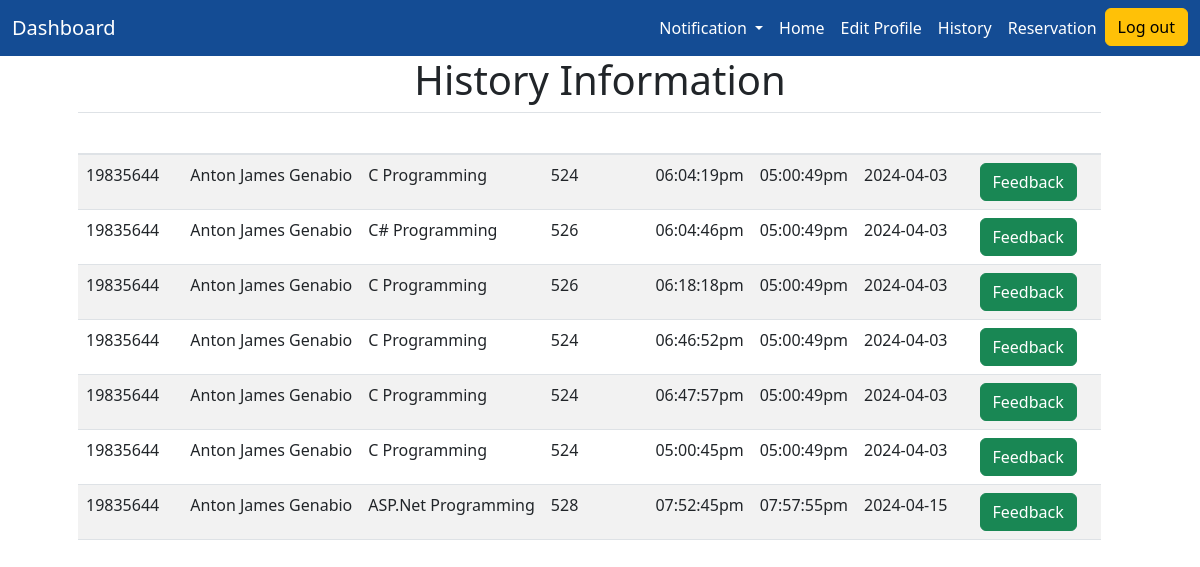
Before: /View/Student/history.php (signed in) with the older database file.
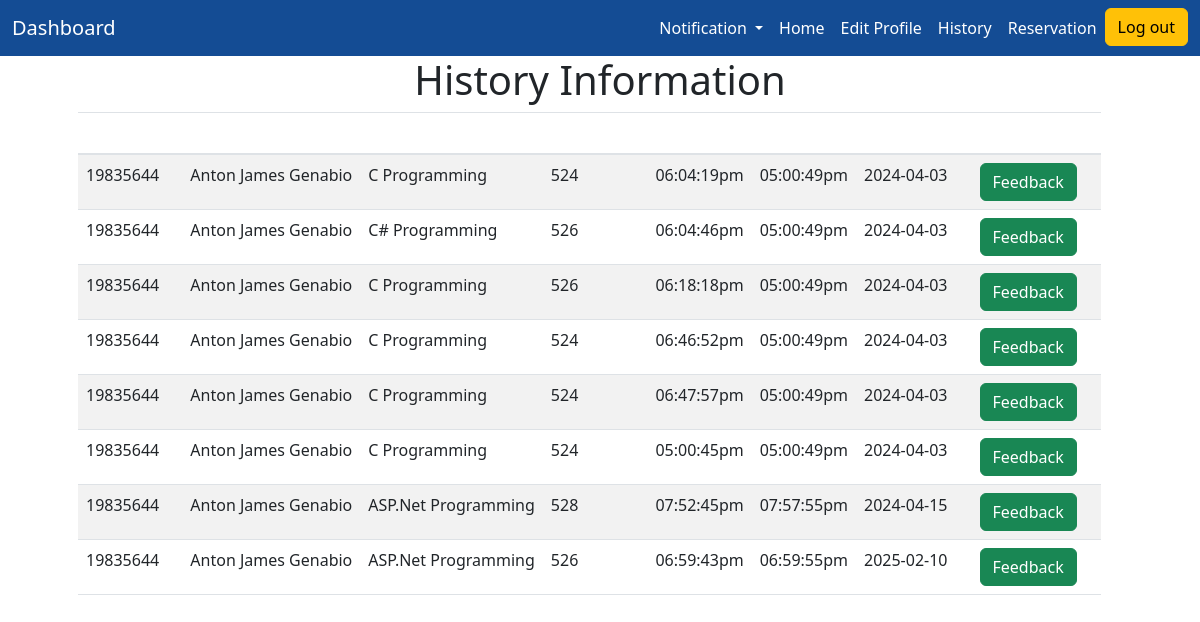
After: the same page with the newer database file.
### tables this page shows
CREATE TABLE `student_sit_in` (
  `sit_id` int(11) NOT NULL,
  `id_number` int(11) NOT NULL,
  `sit_purpose` varchar(50) NOT NULL,
  `sit_lab` varchar(20) NOT NULL,
  `sit_login` varchar(15) NOT NULL,
  `sit_logout` varchar(15) NOT NULL,
  `sit_date` varchar(10) NOT NULL,
  `status` varchar(20) NOT NULL
);

CREATE TABLE `students` (
  `id_number` int(11) NOT NULL,
  `lastName` varchar(50) NOT NULL,
  `firstName` varchar(50) NOT NULL,
  `middleName` varchar(50) NOT NULL,
  `yearLevel` int(11) NOT NULL,
  `password` varchar(50) NOT NULL,
  `course` varchar(20) NOT NULL,
  `email` varchar(50) NOT NULL,
  `address` varchar(50) NOT NULL,
  `status` varchar(10) NOT NULL
);

### Backend/backend_student.php (called while the page is built, shortened)
<?php
function retrieve_student_history($idNumber){
    $db = Database::getInstance();
    $con = $db->getConnection();
    $sqlTable = " SELECT student_sit_in.sit_id, students.id_number, students.firstName,students.lastName,
    student_sit_in.sit_purpose, student_sit_in.sit_lab , student_sit_in.sit_login,
    student_sit_in.sit_logout,student_sit_in.sit_date, student_sit_in.status FROM
    students INNER JOIN student_sit_in ON students.id_number = student_sit_in.id_number
        INNER JOIN student_session ON student_sit_in.id_number = student_session.id_number WHERE student_sit_in.status = 'Finished' AND student_sit_in.id_number = '$idNumber';";
    $result = mysqli_query($con, $sqlTable);
    if (mysqli_num_rows($result) > 0) {
        $listPerson = [];
        while ($row = mysqli_fetch_array($result)) {
            $listPerson[] = $row;
        }
    }
    return $listPerson;
}

### View/Student/history.php (the view, shortened to what this page needs)
<?php
require_once '../asset/navbar_student.php';
$listPerson = retrieve_student_history($_SESSION['id_number']);
?>
<!DOCTYPE html>
<html lang="en">
<head>
  <link rel="stylesheet" href="https://cdn.jsdelivr.net/npm/bootstrap@4.3.1/dist/css/bootstrap.min.css">
  <link rel="stylesheet" href="https://cdnjs.cloudflare.com/ajax/libs/twitter-bootstrap/5.3.0/css/bootstrap.min.css">
  <link rel="stylesheet" href="https://cdn.datatables.net/2.0.2/css/dataTables.bootstrap5.css">
</head>
<body>
  <h1 class="text-center">History Information</h1>
  <div class="container px-5">
    <table id="example" class="table table-striped display compact table-responsive" style="width:100%">
      <thead style="background-color: #144c94">
        <tr>
          <th class="text-white">ID Number</th>
          <th class="text-white">Name</th>
          <th class="text-white">Sit Purpose</th>
          <th class="text-white">Laboratory</th>
          <th class="text-white">Login</th>
          <th class="text-white">Logout</th>
          <th class="text-white">Date</th>
          <th class="text-white">Action</th>
        </tr>
      </thead>
      <tbody>
        <?php foreach ($listPerson as $person) : ?>
          <tr>
            <td><?php echo $person['id_number']; ?></td>
            <td><?php echo $person['firstName'] . " " . $person['lastName']; ?></td>
            <td><?php echo $person['sit_purpose']; ?></td>
            <td><?php echo $person['sit_lab']; ?></td>
            <td><?php echo $person['sit_login']; ?></td>
            <td><?php echo $person['sit_logout']; ?></td>
            <td><?php echo $person['sit_date']; ?></td>
            <td>
              <button type="button" class="btn btn-success mx-3 feed-btn" data-toggle="modal" data-target="#feedback_modal" data-id_number="<?php echo $person['id_number']; ?>" data-sit_lab="<?php echo $person['sit_lab']; ?>">Feedback</button>
            </td>
          </tr>
        <?php endforeach; ?>
      </tbody>
    </table>
  </div>
</body>
</html>

### Controller/api_student.php (shortened to what this page needs)
<?php
include '..\..\Backend\backend_student.php';
?>
<!DOCTYPE html>
<html lang="en">
<head>
    <link rel="stylesheet" href="https://stackpath.bootstrapcdn.com/bootstrap/4.5.2/css/bootstrap.min.css">
    <link rel="stylesheet" href="https://cdn.jsdelivr.net/npm/bootstrap@5.3.0/dist/css/bootstrap.min.css">
    <link rel="stylesheet" href="https://cdnjs.cloudflare.com/ajax/libs/font-awesome/6.0.0-beta3/css/all.min.css">
    <link rel="stylesheet" href="https://cdnjs.cloudflare.com/ajax/libs/twitter-bootstrap/5.3.0/css/bootstrap.min.css">
</head>
<body>
</body>
</html>

### View/asset/navbar_student.php (shortened to what this page needs)
<?php
    include '../../Controller/api_student.php';
?>
<!DOCTYPE html>
<html lang="en">
<head>
</head>
<body>
    <nav class="navbar navbar-expand-lg navbar-light">
        <div class="container-fluid">
            <a class="navbar-brand" href="Homepage.php">Dashboard</a>
            <div class="collapse navbar-collapse" id="navbarNav">
                <ul class="navbar-nav ms-auto">
                <li class="nav-item dropdown">
                    <a class="nav-link dropdown-toggle text-white" href="#" id="navbarDropdown" role="button" data-toggle="dropdown" aria-haspopup="true" aria-expanded="false">
                        Notification
                    </a>
                </li>
                    <li class="nav-item">
                        <a class="nav-link" href="Homepage.php">Home</a>
                    </li>
                    <li class="nav-item">
                        <a class="nav-link" href="Profile.php">Edit Profile</a>
                    </li>
                    <li class="nav-item">
                        <a class="nav-link" href="history.php">History</a>
                    </li>
                    <li class="nav-item">
                        <a class="nav-link" href="Reservation.php">Reservation</a>
                    </li>
                    <li class="nav-item">
                        <a class="btn btn-warning" href="..\..\Login.php">Log out</a>
                    </li>
                </ul>
            </div>
        </div>
    </nav>
</body>
</html>

### View/asset/navbar_student.php (style rules this page uses)
.navbar { background-color: #144c94; }
.navbar-brand, .nav-link { color: white !important; }

Changed rows visible on the page:
added student_sit_in: id_number.id_number "19835644", id_number.firstName "Anton James", id_number.lastName "Genabio", sit_purpose "ASP.Net Programming", sit_lab "526", sit_login "06:59:43pm", sit_logout "06:59:55pm", sit_date "2025-02-10"
